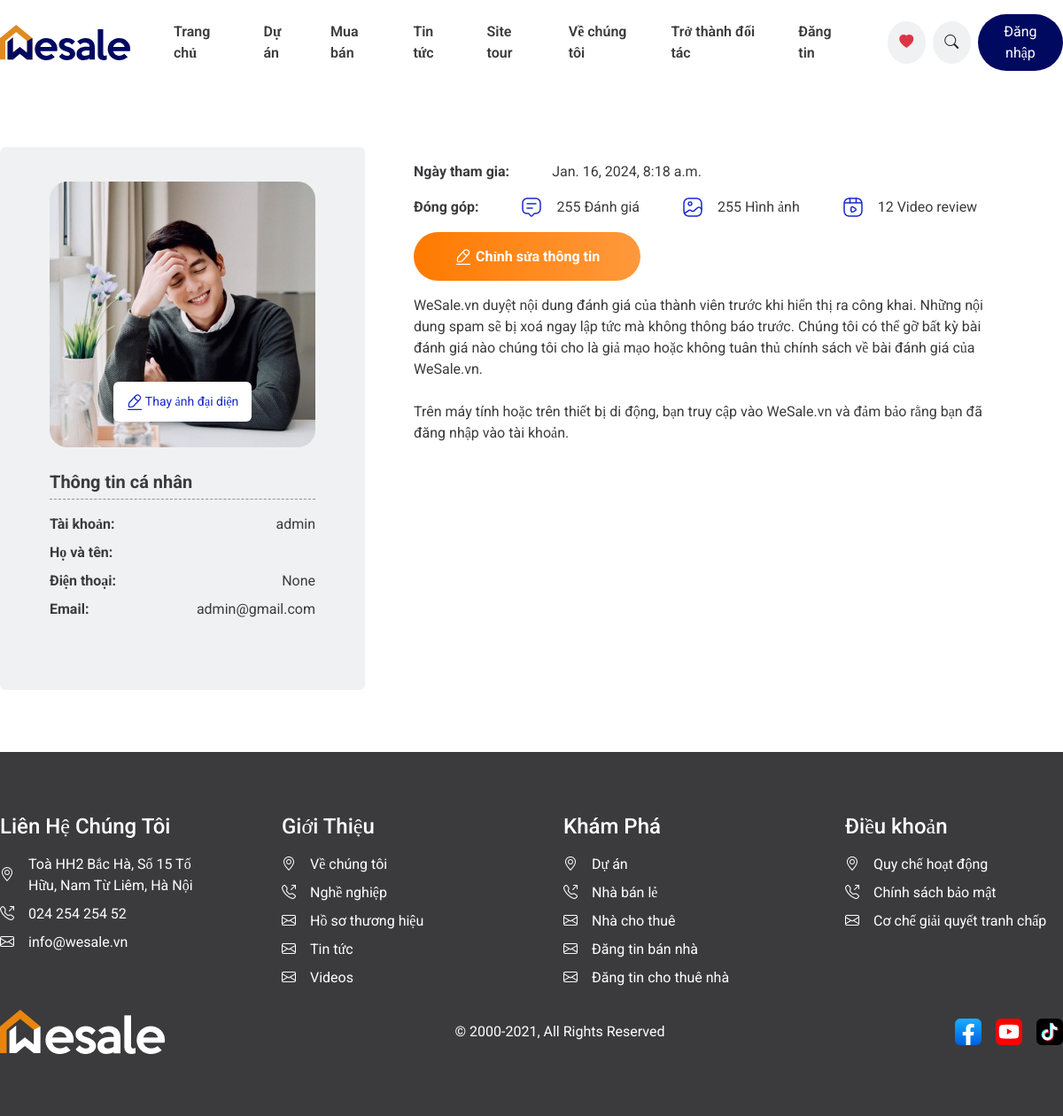
Screenshot of /accounts/profile/ (signed in) with the database file from the repository.
### ui/models.py (models this page shows)
class User(AbstractUser):
	phone = models.CharField(max_length=15, null=True, blank=True)
	class Meta:
		db_table = "users"

### ui/views.py (the view)
# urls.py: path("accounts/profile/", ProfilePage.as_view(), name="profile"),
class ProfilePage(TemplateView):
	template_name = "profile/profile.html"
	def get_context_data(self, **kwargs):
		context = super().get_context_data(**kwargs)
		if self.request.user.is_authenticated:
			context['info_user'] = self.request.user
			context['last_name'] = self.request.user.last_name
		else:
			context['not_info_user'] = True
		return context

### ui/templates/profile/profile.html (shortened to what this page needs)
{% extends 'layout.html' %}
{% load static %}
{% block login %}
{% if last_name %}
<a href="{% url 'profile' %}">
    <button class="button-login rounded-pill text-white h-100 flex-fill border-0 px-3 py-2">Xin chào {{ last_name }}</button>
</a>
{% else %}
<a href="{% url 'login' %}">
    <button class="button-login rounded-pill text-white h-100 flex-fill border-0 px-3 py-2">Đăng nhập</button>
</a>
{% endif %}
{% endblock %}
{% block static %}
<link rel="stylesheet" type="text/css" href="{% static 'css/profile.css'%}">
{% endblock %}
{% block content %}
<div class="container-content">
    <div class="d-flex">
        {% include 'components/profile.html' %}
        <div class="flex-fill profile-right">
            <div class="d-flex gap-5 text-main mb-3">
                <b class="text-main">Ngày tham gia:</b>
                <span>{{ info_user.date_joined }}</span>
            </div>
            <div class="d-flex gap-5 text-main mb-3">
                <b class="text-main">Đóng góp:</b>
                <div class="d-flex gap-5">
                    <div class="d-flex gap-3">
                        <img src="{% static 'images/message-text.svg'%}">
                        <span class="text-main">255 Đánh giá</span>
                    </div>
                    <div class="d-flex gap-3">
                        <img src="{% static 'images/gallery.svg'%}">
                        <span class="text-main">255 Hình ảnh</span>
                    </div>
                    <div class="d-flex gap-3">
                        <img src="{% static 'images/video-play.svg'%}">
                        <span class="text-main">12 Video review</span>
                    </div>
                </div>
            </div>
            <div class="mb-3">
                <div class="edit-information rounded-pill">
                    <a href="{% url 'profile-edit' %}">
                        <img src="{% static 'images/edit-2.svg' %}">
                        <b class="text-white">Chỉnh sửa thông tin</b>
                    </a>
                </div>
            </div>
            <div>
                <p class="text-main">
                    WeSale.vn duyệt nội dung đánh giá của thành viên trước khi hiển thị ra công khai. Những nội dung spam sẽ bị xoá ngay lập tức mà không thông báo trước. Chúng tôi có thể gỡ bất kỳ bài đánh giá nào chúng tôi cho là giả mạo hoặc không tuân thủ chính sách về bài đánh giá của WeSale.vn.
                    <br />
                    <br />
                    Trên máy tính hoặc trên thiết bị di động, bạn truy cập vào WeSale.vn và đảm bảo rằng bạn đã đăng nhập vào tài khoản.
                </p>
            </div>
        </div>
    </div>
</div>
{% endblock %}

### ui/templates/components/profile.html (shortened to what this page needs)
{% load static %}
<div class="profile-left rounded">
    <div class="position-relative">
        <img src="{% static 'images/Rectangle 25.png' %}">
        <div class="position-absolute bottom-0 w-100 d-flex justify-content-center">
            <div class="change-avatar rounded" >
                <div id="change-avatar">
                    <img src="{% static 'images/edit-3.svg'%}">
                    Thay ảnh đại diện
                </div>
            </div>
        </div>
    </div>
    <div class="py-4">
        <div class="information pb-1">
            <b class="text-main ">Thông tin cá nhân</b>
        </div>
        <div class="py-3 d-flex flex-column gap-2">
            <div class="d-flex justify-content-between">
                <b class="text-main">Tài khoản:</b>
                <span class="text-main">{{ info_user.username }}</span>
            </div>
            <div class="d-flex justify-content-between">
                <b class="text-main">Họ và tên:</b>
            </div>
            <div class="d-flex justify-content-between">
                <b class="text-main">Điện thoại:</b>
                <span class="text-main">{{ info_user.phone }}</span>
            </div>
            <div class="d-flex justify-content-between">
                <b class="text-main">Email:</b>
                <span class="text-main">{{ info_user.email }}</span>
            </div>
        </div>
    </div>
</div>

### ui/static/css/style.css (style rules this page uses)
body { font-family: Roboto !important; overflow-x: hidden; }
a, ul { text-decoration: none; list-style: none; }
.button-login { background: #000960; }
.text-main { color: #3B3B3D; }
.container-content { max-width: 1280px; margin: 0px auto; padding: 70px 0px; }

### ui/static/css/profile.css (style rules this page uses)
.profile-left { padding: 39px 56px; background: #F0F1F2; }
.information { font-size: 20px; }
.information { border-bottom: 1px dashed #00000066; }
.profile-right { padding: 0px 55px; }
.edit-information { padding: 15.5px 46px; background: linear-gradient(90.12deg, #FF7A00 0.1%, #FF993C 99.91%); display: inline-block; }
.change-avatar { background: white; display: inline-block; margin-bottom: 29px; padding: 12px 15px; color: #1728CD; font-size: 14px; cursor: pointer; }

### rows the page displays
User: username "admin", phone "None", email "admin@gmail.com", date_joined "Jan. 16, 2024, 8:18 a.m."
